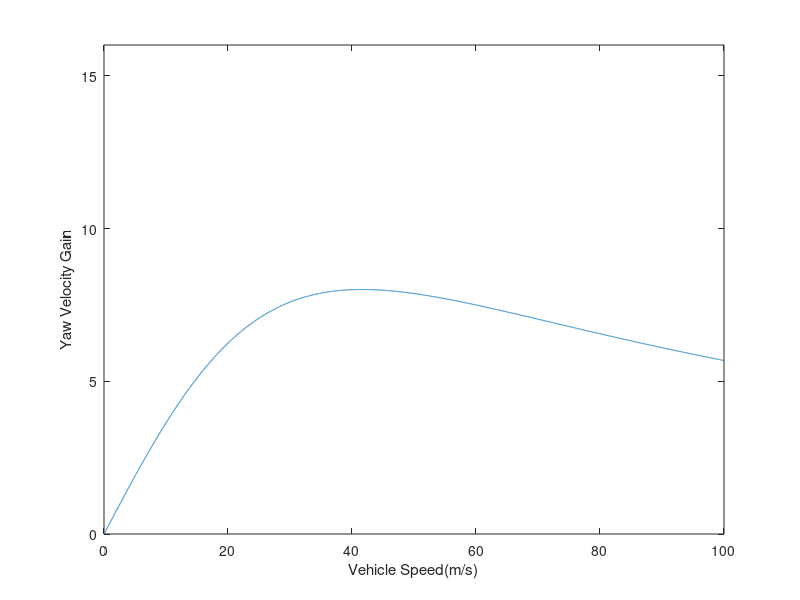

The MATLAB source for this figure:
clc; clear all; close all;

l=2.6;
kus=0.0015;

u=0:0.01:100;
g=u./(l+kus*u.^2);
plot(u,g)
xlabel('Vehicle Speed(m/s)')
ylabel('Yaw Velocity Gain')
ylim([0 1/sqrt(l*kus)])